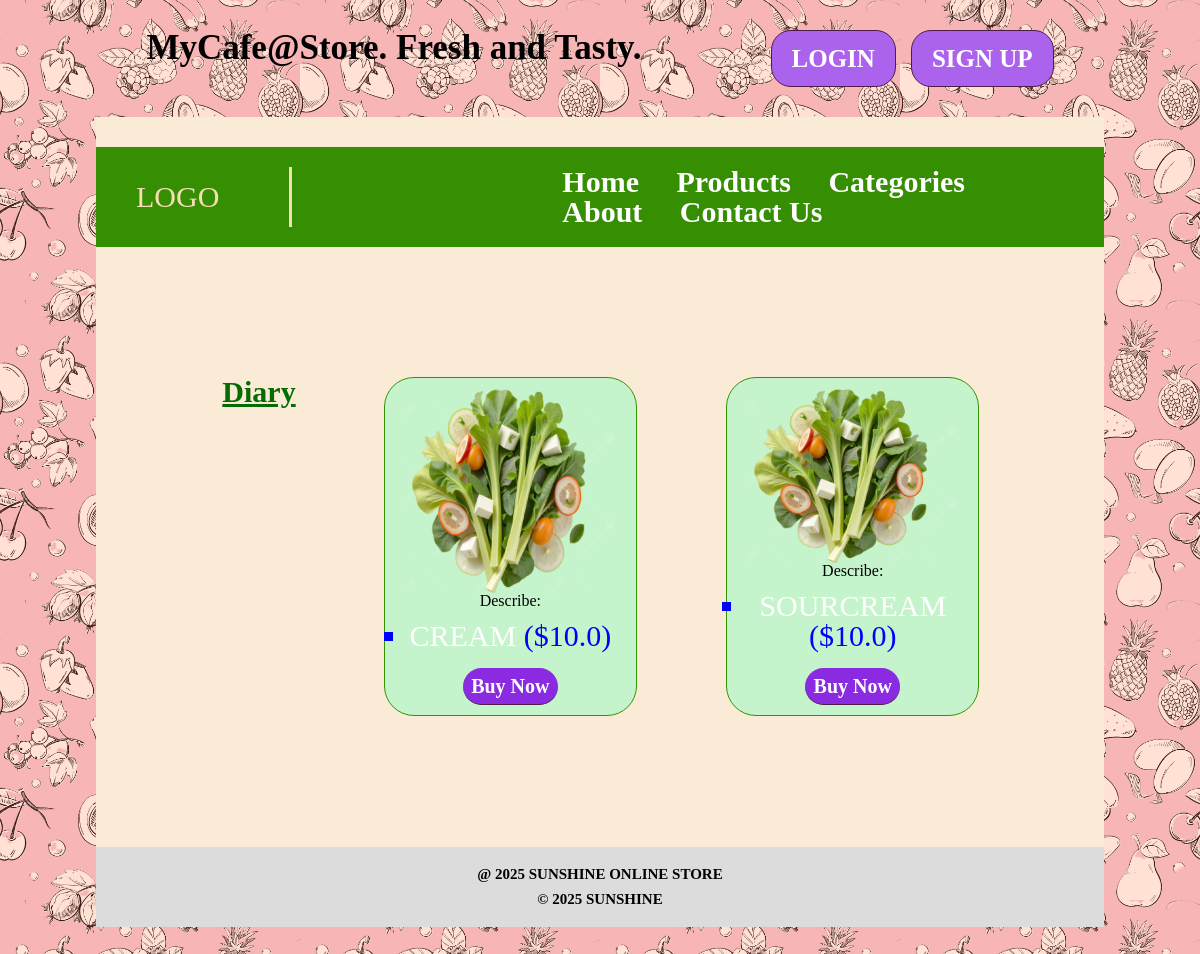
Screenshot of /api/category/1/ (signed in) with the database file from the repository.
### backend/models.py (models this page shows, shortened)
class Category(models.Model):
    name = models.CharField(max_length=250)
    description = models.TextField()
    class Meta:
        verbose_name_plural = 'Categories'

class Product(models.Model):
    name = models.CharField(max_length=250, null=False)
    price = models.FloatField()
    description = models.TextField()
    category = models.ForeignKey(Category, on_delete=models.CASCADE,null=True, related_name='products')

### backend/views.py (the view)
# urls.py: path('category/<int:pk>/', CategoryTemplateView.as_view(), name='category'),
class CategoryTemplateView(DetailView):
    model = Category
    template_name = 'category.html'
    context_object_name = 'category'

### backend/templatetags/custom_tags.py (called while the page is built)
@register.filter(name='currency')
def currency(value):
    return f"${value}"

### backend/templates/category.html (shortened to what this page needs)
{% extends 'base.html' %}
{% load static %}
{% load custom_tags %}
{% block content %}
    {% block css %}
        <link type="text/css" href="{% static 'style/all.css' %}" rel="stylesheet">
    {% endblock %}
        <div class="card">
            {% if category %}
                <div class="card_item">
                    <div class="card_head">
                        <h1>{{ category.name|title }}</h1>
                    </div>
                    {% for product in category.products.all %}
                        <div class="card_body S">
                            <img width="200px" src="{% static 'img/salat.png' %}" alt="sal">
                            <h2>Describe:</h2>
                                <ul>
                                    <li>
                                        <a href="{% url 'product' product.pk %}">{{ product.name }}</a>
                                        ({{ product.price|currency }})
                                    </li>
                                </ul>
                            <div class="menu_link card_link_pro">
                                <a href="{% url 'add_basket' %}">Buy Now</a>
                            </div>
                        </div>
                    {% endfor %}
                </div>
            {% endif %}
        </div>
{% endblock %}

### backend/static/style/comps/base.css (style rules this page uses)
body { background-image: url("../../img/grocery2.jpg"); background-size: 25%; padding: 0 8%; }
a:link, a:visited { text-decoration: none; transition: 0.3s; }
a:link, a:visited { color: white; }

### backend/static/style/comps/home.css (style rules this page uses)
.menu_link { background-color: rgb(171, 99, 238); padding-top: 10px; border-bottom: 1px solid rgb(78, 29, 71); border-radius: 20px; font-size: 20px; font-weight:bolder; color: white; padding: 2%; width: fit-content; transition: 0.3s; }

### backend/static/style/comps/products_list.css (style rules this page uses)
.card { margin: 50px; }
.card_item { display: flex; flex-wrap: wrap; justify-content: space-around; margin-top: 100px; padding:30px; }
.card_head { display: flex; align-items: start; justify-content: space-between; }
.card_head h1 { font-size: 30px; font-weight: bold; color: rgb(6, 107, 2); margin-left: 2%; text-decoration: underline; }
.card_body { width: calc(33.33% - 30px); display: flex; flex-direction: column; align-items: center; justify-content:center; padding: 10px 20px; text-align: center; border: 1px solid rgb(49, 149, 3); border-radius: 30px; background-color: rgb(197, 244, 204); margin-bottom: 20px; }
.card_body>img { width: 100%; height: 100%; }
.card_item h1, h2, h3 { margin-bottom: 10px; }
.card_link_pro { display: flex; background-color: blueviolet; padding: 4%; border-radius: 25px; margin-top: 15px; }
.card_link_pro a { display: flex; flex-direction: row; text-align: center; align-items: center; font-size: 20px; }
ul > li { font-size: 30px; text-align: center; color: blue; padding: 2px 0; cursor: pointer; text-transform: uppercase; text-decoration: none; list-style-type: square; }

### rows the page displays
Category: name "Diary"
Product: name "CREAM", price "$10.0"
Product: name "SOURCREAM", price "$10.0"
